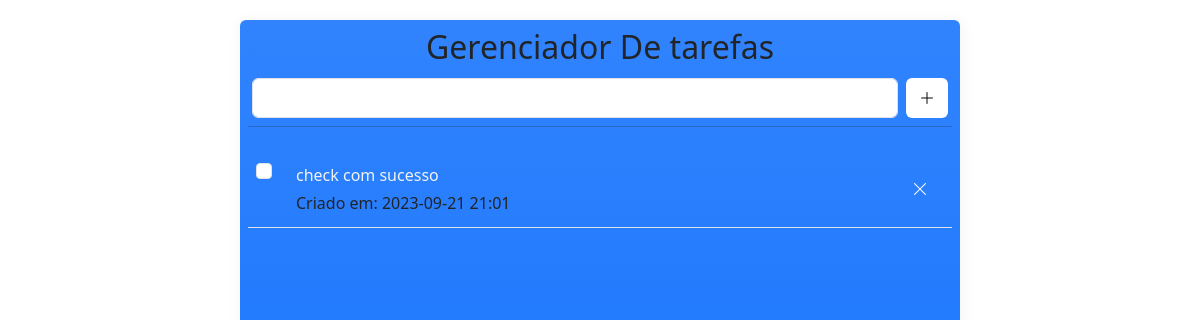
The app's page /, older data.
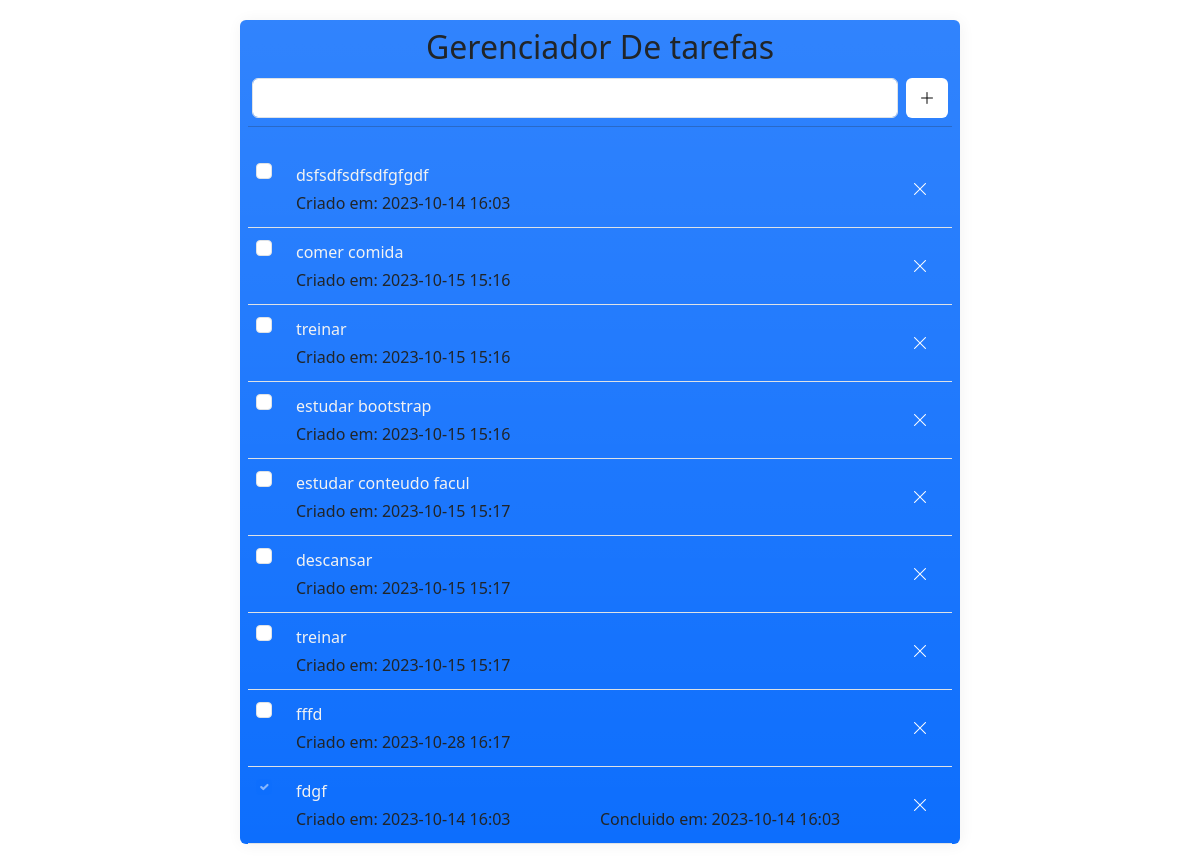
The same page, newer data.
### tables this page shows
CREATE TABLE tasks (
            id INTEGER PRIMARY KEY AUTOINCREMENT NOT NULL,
            task TEXT NOT NULL,
            date_created DATETIME,
            date_finished DATETIME
            );

### app.py (the view)
@app.route('/', methods=['GET'] )
def indexGET():
    task_list = manager.getTasks()
    return render_template('index.html', tasks=task_list, standart_date=str(standart_date) )

### tools/manager.py (called while the page is built)
    def getTasks(self):
        activeTasks = self.cursor.execute('SELECT * FROM tasks WHERE date_finished IS NULL ')
        result = activeTasks.fetchall()
        finishedTasks = self.cursor.execute('SELECT * FROM tasks WHERE date_finished IS NOT NULL')
        result += finishedTasks.fetchall()
        return result

### templates/index.html (shortened to what this page needs)
<!DOCTYPE html>
<html lang="pt-br">
<head>
    <link href="https://cdn.jsdelivr.net/npm/bootstrap@5.3.2/dist/css/bootstrap.min.css" rel="stylesheet">
    <link rel="stylesheet" href="https://cdn.jsdelivr.net/npm/bootstrap-icons@1.11.0/font/bootstrap-icons.css">
    <link rel="stylesheet" href="static/style.css">
</head>
<body >
    <main class="rounded d-flex flex-column bg-primary bg-gradient" id="main-container">
        <div class="content-header container p-2 ">
            <h1 class="text-center text-dark fs-2 "> Gerenciador De tarefas </h1>
            <form method="post" class="d-flex p-1">
                <input type="text" name="task-text" class="flex-grow-1 me-2 p-1 form-control" autofocus autocomplete="off">
                <button class="border-0  bg-white rounded p-2" >
                    <i class="bi bi-plus-lg"></i>
                </button>
            </form>
            <hr class="mt-1">
        </div>
        <div class="flex-grow-1 content-task d-flex flex-column">
            {% for identify, task, date_created, date_finished in tasks %}
            <div class="item-task  d-flex mx-2 p-2 border-1 border-bottom ">
                <form action="" class="check-task form-check" class="d-flex">
                    {% if (date_finished == None) %}
                        <input type="checkbox" name="check" id="check-task" value="{{ identify }}" class="form-check-input">
                    {% else %}
                        <input type="checkbox" name="check" id="check-task" checked value="{{ identify }}" disabled class="form-check-input">
                    {% endif %}
                </form>
                <div class="content-info m-1 row flex-grow-1">
                    <p class="title-task fs-6 col-12 text-break mb-1"> {{ task }} </p>
                    <p class="date-created col-sm-12 col-md-6 mb-0 "> Criado em: {{ date_created }} </p>
                    <p class="date-completed col-sm-12 col-md-6 mb-0 ">
                        {{ 'Concluido em: {}'.format(date_finished) if (date_finished != None) else '' }}
                    </p>
                </div>
                <div class="content-remove d-flex">
                    <i class="bi bi-x-lg py-3 px-3 align-self-center text-white" data-id="{{identify}}" ></i>
                </div>
            </div>
            {% endfor %}
        </div>
    </main>
</body>
</html>

### static/style.css (style rules this page uses)
:root { --color-light: #F2F2F2; --color-black: #0D0D0D; }
body { background-color: var(--c3); }
#main-container { width: 60%; height: calc(100svh - 40px); box-shadow: 1px 1px 15px var(--color-light); margin: 20px auto !important; overflow: hidden; }
.content-header i { width: 20px; padding: 10px 5px; }
.content-header i { cursor: pointer; }
.content-task { overflow-y: scroll; }
.item-task .content-info .title-task { color: var(--color-light); }
.content-remove i { cursor: pointer; }

Row changes from the older to the newer data that the page shows:
removed tasks: task "check com sucesso", date_created "2023-09-21 21:01"
added tasks: task "dsfsdfsdfsdfgfgdf", date_created "2023-10-14 16:03"
added tasks: task "comer comida", date_created "2023-10-15 15:16"
added tasks: task "treinar", date_created "2023-10-15 15:16"
added tasks: task "estudar bootstrap", date_created "2023-10-15 15:16"
added tasks: task "estudar conteudo facul", date_created "2023-10-15 15:17"
added tasks: task "descansar", date_created "2023-10-15 15:17"
added tasks: task "treinar", date_created "2023-10-15 15:17"
added tasks: task "fffd", date_created "2023-10-28 16:17"
added tasks: task "fdgf", date_created "2023-10-14 16:03", date_finished "Concluido em: 2023-10-14 16:03"
